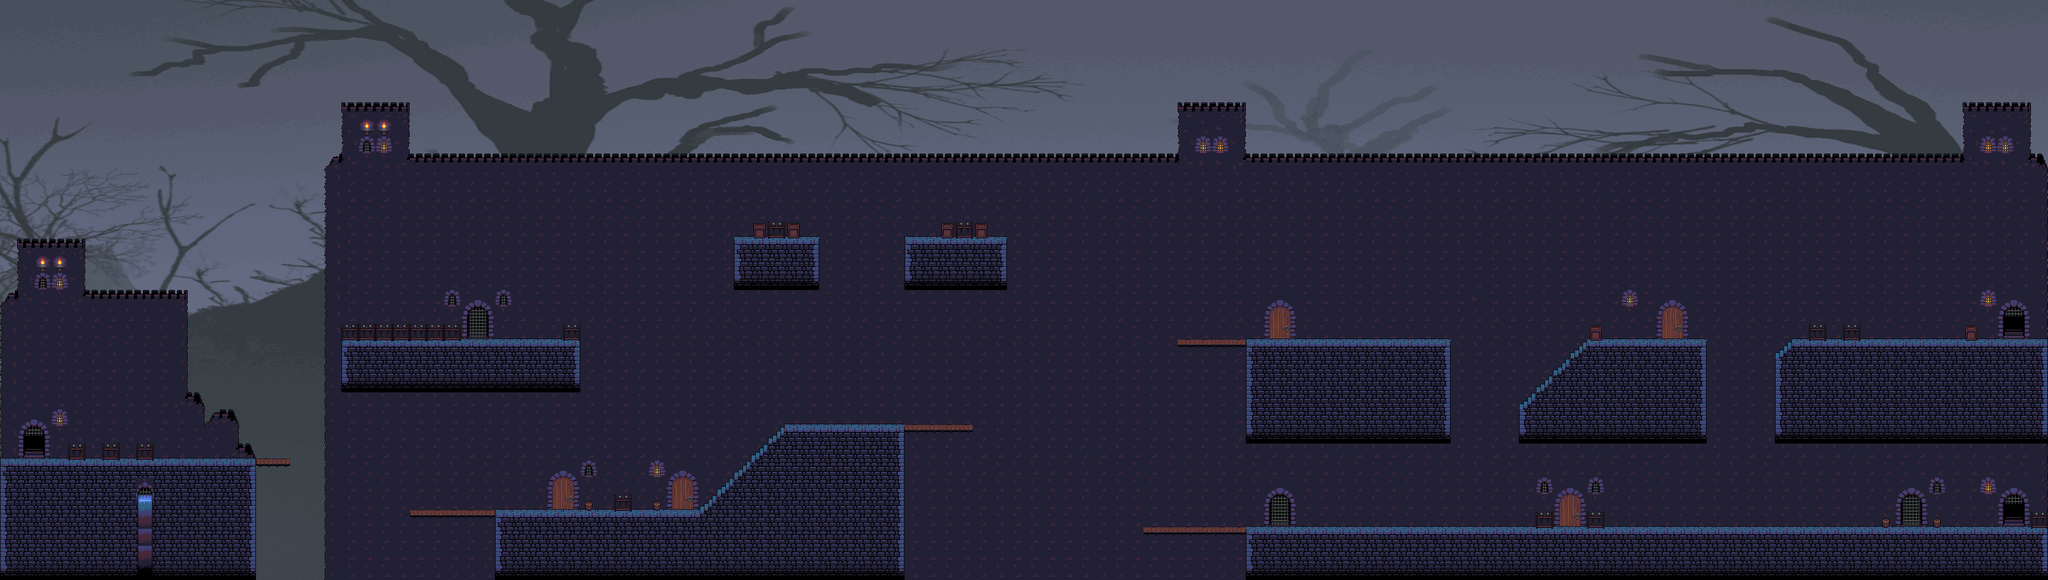

A level layout from a 2D game, rendered from its tile map. Below: a short description, then the map file with tile-grid data replaced by summaries:
An orthogonal 120x34 tile map with 32x32 px tiles, 3 tile layers (Background, Foreground, Objekte), 1 image layer and 57 objects (28x CoinEntity, 15x Ground, 8x EnemyEntity, 2x SpikeEntity, mainPlayer, ...).

<map version="1.0" orientation="orthogonal" renderorder="left-up" width="120" height="34" tilewidth="32" tileheight="32" nextobjectid="211">
 <tileset firstgid="1" name="oppcastle" tilewidth="32" tileheight="32">
  <image source="../img/map/oppcastle.png" width="480" height="352" />
 </tileset>
 <imagelayer name="Parallax_layer1">
  <image source="../img/background/tree.png" />
 </imagelayer>
 <layer name="Background" width="120" height="34">
  <data>[4080 cells, 2780 non-empty, 41 distinct tile ids]</data>
 </layer>
 <layer name="Foreground" width="120" height="34">
  <data>[4080 cells, 884 non-empty, 24 distinct tile ids]</data>
 </layer>
 <layer name="Objekte" width="120" height="34">
  <data>[4080 cells, 29 non-empty, 3 distinct tile ids]</data>
 </layer>
 <objectgroup name="Object">
  <properties>
   <property name="duration" value="300" />
   <property name="fade" value="#300000" />
  </properties>
  <object id="3" name="mainPlayer" x="4" y="794" width="32" height="64">
   <properties>
    <property name="image" value="gripe_run_right" />
    <property name="spritewidth" value="64" />
   </properties>
  </object>
  <object id="4" name="CoinEntity" x="1730" y="735" width="32" height="32">
   <properties>
    <property name="image" value="spinning_coin_gold" />
    <property name="spritewidth" value="32" />
   </properties>
  </object>
  <object id="5" name="game.LevelEntity" x="3802" y="-1349" width="36" height="1e+06">
   <properties>
    <property name="duration" value="300" />
    <property name="fade" value="#009900" />
    <property name="to" value="7" />
   </properties>
  </object>
  <object id="13" name="ScrollEntity" x="771" y="895" width="32" height="32">
   <properties>
    <property name="image" value="spinning_scrolls" />
    <property name="scrollIndex" value="57" />
    <property name="spritewidth" value="32" />
    <property name="type" value="enchantment" />
   </properties>
  </object>
  <object id="16" name="SpikeEntity" x="353" y="1044.33" width="574" height="41" />
  <object id="19" name="SpikeEntity" x="1696" y="1048.33" width="639" height="39" />
  <object id="30" name="CoinEntity" x="383" y="807" width="32" height="32">
   <properties>
    <property name="image" value="spinning_coin_gold" />
    <property name="spritewidth" value="32" />
   </properties>
  </object>
  <object id="31" name="CoinEntity" x="987" y="871" width="32" height="32">
   <properties>
    <property name="image" value="spinning_coin_gold" />
    <property name="spritewidth" value="32" />
   </properties>
  </object>
  <object id="69" name="CoinEntity" x="1417" y="825" width="32" height="32">
   <properties>
    <property name="image" value="spinning_coin_gold" />
    <property name="spritewidth" value="32" />
   </properties>
  </object>
  <object id="87" name="CoinEntity" x="1771" y="378" width="32" height="32">
   <properties>
    <property name="image" value="spinning_coin_gold" />
    <property name="spritewidth" value="32" />
   </properties>
  </object>
  <object id="94" name="CoinEntity" x="2088" y="580" width="32" height="32">
   <properties>
    <property name="image" value="spinning_coin_gold" />
    <property name="spritewidth" value="32" />
   </properties>
  </object>
  <object id="113" name="CoinEntity" x="2125" y="859" width="32" height="32">
   <properties>
    <property name="image" value="spinning_coin_gold" />
    <property name="spritewidth" value="32" />
   </properties>
  </object>
  <object id="114" name="CoinEntity" x="2611" y="902" width="32" height="32">
   <properties>
    <property name="image" value="spinning_coin_gold" />
    <property name="spritewidth" value="32" />
   </properties>
  </object>
  <object id="115" name="CoinEntity" x="3246" y="901" width="32" height="32">
   <properties>
    <property name="image" value="spinning_coin_gold" />
    <property name="spritewidth" value="32" />
   </properties>
  </object>
  <object id="133" name="CoinEntity" x="536" y="697" width="32" height="32">
   <properties>
    <property name="image" value="spinning_coin_gold" />
    <property name="spritewidth" value="32" />
   </properties>
  </object>
  <object id="134" name="CoinEntity" x="1341" y="900" width="32" height="32">
   <properties>
    <property name="image" value="spinning_coin_gold" />
    <property name="spritewidth" value="32" />
   </properties>
  </object>
  <object id="135" name="CoinEntity" x="772" y="574" width="32" height="32">
   <properties>
    <property name="image" value="spinning_coin_gold" />
    <property name="spritewidth" value="32" />
   </properties>
  </object>
  <object id="136" name="CoinEntity" x="1002" y="575" width="32" height="32">
   <properties>
    <property name="image" value="spinning_coin_gold" />
    <property name="spritewidth" value="32" />
   </properties>
  </object>
  <object id="137" name="CoinEntity" x="1438" y="382" width="32" height="32">
   <properties>
    <property name="image" value="spinning_coin_gold" />
    <property name="spritewidth" value="32" />
   </properties>
  </object>
  <object id="152" name="CoinEntity" x="2273" y="577" width="32" height="32">
   <properties>
    <property name="image" value="spinning_coin_gold" />
    <property name="spritewidth" value="32" />
   </properties>
  </object>
  <object id="153" name="CoinEntity" x="2338" y="576" width="32" height="32">
   <properties>
    <property name="image" value="spinning_coin_gold" />
    <property name="spritewidth" value="32" />
   </properties>
  </object>
  <object id="155" name="CoinEntity" x="2851" y="673" width="32" height="32">
   <properties>
    <property name="image" value="spinning_coin_gold" />
    <property name="spritewidth" value="32" />
   </properties>
  </object>
  <object id="156" name="CoinEntity" x="2658" y="576" width="32" height="32">
   <properties>
    <property name="image" value="spinning_coin_gold" />
    <property name="spritewidth" value="32" />
   </properties>
  </object>
  <object id="157" name="CoinEntity" x="2397" y="575" width="32" height="32">
   <properties>
    <property name="image" value="spinning_coin_gold" />
    <property name="spritewidth" value="32" />
   </properties>
  </object>
  <object id="164" name="CoinEntity" x="2912" y="608" width="32" height="32">
   <properties>
    <property name="image" value="spinning_coin_gold" />
    <property name="spritewidth" value="32" />
   </properties>
  </object>
  <object id="169" name="CoinEntity" x="3009" y="592" width="32" height="32">
   <properties>
    <property name="image" value="spinning_coin_gold" />
    <property name="spritewidth" value="32" />
   </properties>
  </object>
  <object id="171" name="CoinEntity" x="2592" y="577" width="32" height="32">
   <properties>
    <property name="image" value="spinning_coin_gold" />
    <property name="spritewidth" value="32" />
   </properties>
  </object>
  <object id="172" name="CoinEntity" x="2529" y="575" width="32" height="32">
   <properties>
    <property name="image" value="spinning_coin_gold" />
    <property name="spritewidth" value="32" />
   </properties>
  </object>
  <object id="182" name="CoinEntity" x="3487" y="531" width="32" height="32">
   <properties>
    <property name="image" value="spinning_coin_gold" />
    <property name="spritewidth" value="32" />
   </properties>
  </object>
  <object id="183" name="CoinEntity" x="3490" y="580" width="32" height="32">
   <properties>
    <property name="image" value="spinning_coin_gold" />
    <property name="spritewidth" value="32" />
   </properties>
  </object>
  </objectgroup>
 <objectgroup name="EnemyEntities">
  <!-- 8 objects omitted --></objectgroup>
 <objectgroup name="collision">
  <!-- 16 objects omitted --></objectgroup>
</map>
<!-- 27 of 57 objects omitted -->
